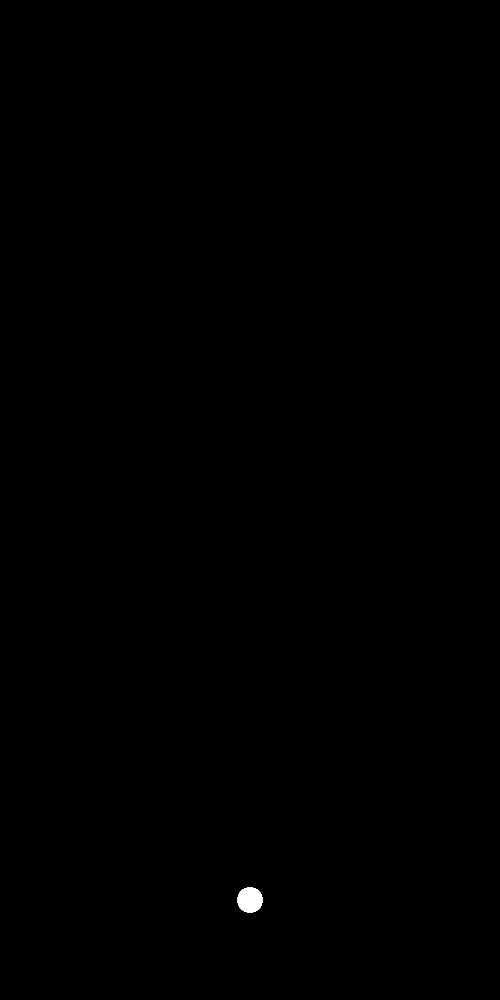
Frame 1 (no input)
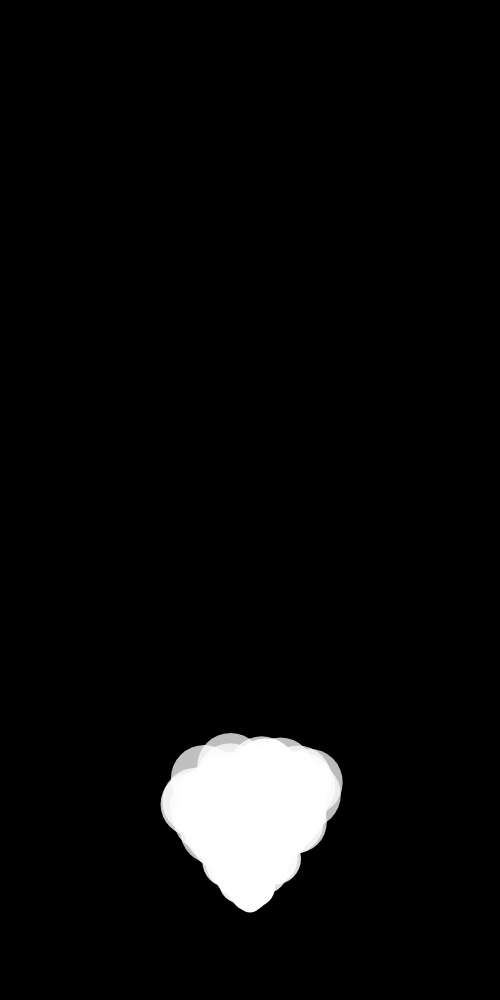
Frame 60 (no input)
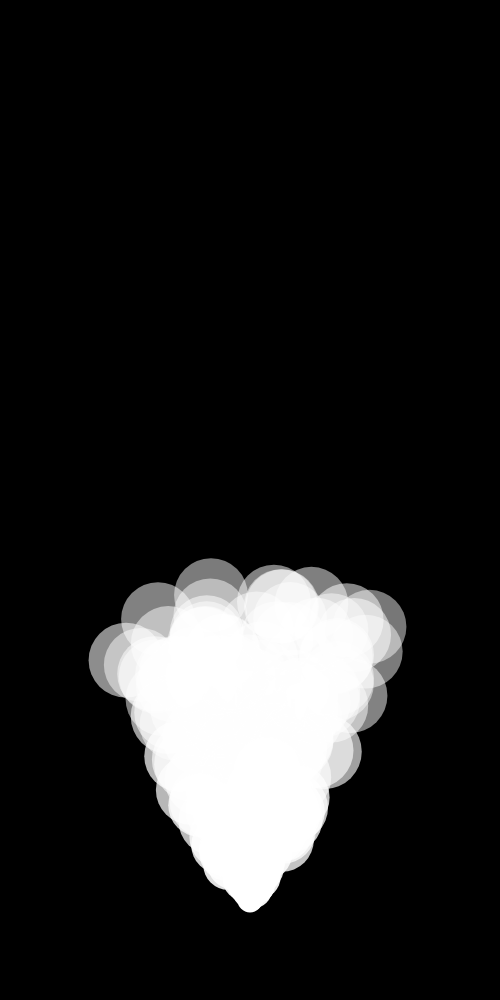
Frame 120 (the mouse pressed at the canvas centre since frame 60)

The p5.js sketch that drew these frames (run headless with seeded random() and noise() and a simulated clock; from frame 60 on, the mouse is pressed at the canvas centre):

// p5.js sketch
// ── sketch.js
let a = []

function generatePoint() {
  const min_theta = - radians(90 - 35);
  const max_theta = - radians(90 + 35);

  let angle = random() * (max_theta - min_theta) + min_theta
  let mag = (random(5) + 5) / 5
  let [dx, dy] = [mag * cos(angle), mag * sin(angle)]
  let [x, y] = [width * 0.5, height * 0.90]

  return new Particle(x, y, dx, dy, (random(10) + 80) / 20000.0)
}

function setup() {
  let cnv = createCanvas(500, 1000)
  background(0)

  a = Array(50).fill().map(generatePoint)
}

function draw() {
  let deletes = []
  background(0)
  for (let p of a) {
    p.draw()
    p.next()
    if (p.transparency === 0) {
      deletes.push(p)
    }
  }

  a = a.filter(p => !deletes.includes(p))

  a.push(generatePoint())
}

// ── particle.js
class Particle {

  constructor(x, y, dx, dy, decay) {
    this.x = x
    this.y = y
    this.dx = dx
    this.dy = dy
    this.decay = decay
    this.width = 25
    this.expansion = 1
    this.transparency = 1.0
    this.color = '100%, 100%, 100%'//`${random(101)}%, ${random(101)}%, ${random(101)}%`
  }

  next() {
    this.transparency -= this.decay;
    this.transparency = this.transparency > 0 ? this.transparency : 0
    this.x += this.dx
    this.y += this.dy
    this.width += this.expansion
    this.expansion -= .01
    this.dy -= 0.01
  }

  draw() {
    push()
    translate(this.x, this.y)
    noStroke()
    fill(color(`rgba(${this.color}, ${this.transparency})`))
    ellipse(0,0, this.width)
    pop()
  }
}
